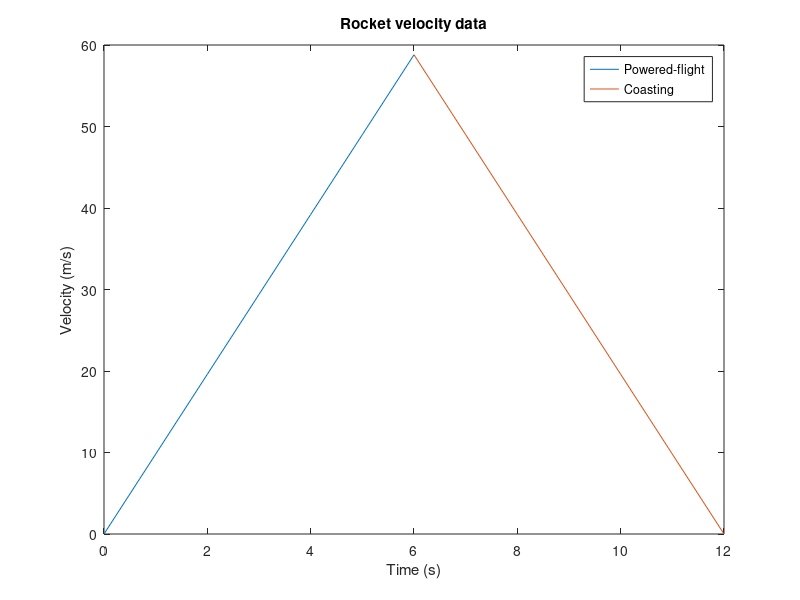

Write the MATLAB code that produced this figure.
%{
Velocity curve
This script generates a velocity curve for the rocket 
The velocity is initially zero, 
%}

% parameters 
v1 = 0; % initial velocity
g = 9.8; % acceleration due to gravity 
t_flight = 12; % time of flight 

% generating time vectors 
t = 0:1:t_flight;
powered_flight_time = 6; % time taken for powered flight
coasting_flight_time = 4; % time taken for coasting

p_flight_vec = 0:1:powered_flight_time;
c_flight_vec = powered_flight_time:1:t_flight;

% velocity equation 
% calculate velocity for powered flight. The acceleration due to gravity is +ve
v_powered = v1 + g .* p_flight_vec; 

% calculate velocity for coasting. The acceleration due to gravity is -ve
% velocity for coasting starts at max velocity for powered 
v_coast = v_powered(end) + (-g) .* p_flight_vec;

% plot the curve 
figure(1);
plot(p_flight_vec, v_powered); hold on;
plot(c_flight_vec, v_coast);
title("Rocket velocity data");
xlabel("Time (s)");
ylabel("Velocity (m/s)");
legend("Powered-flight", "Coasting");